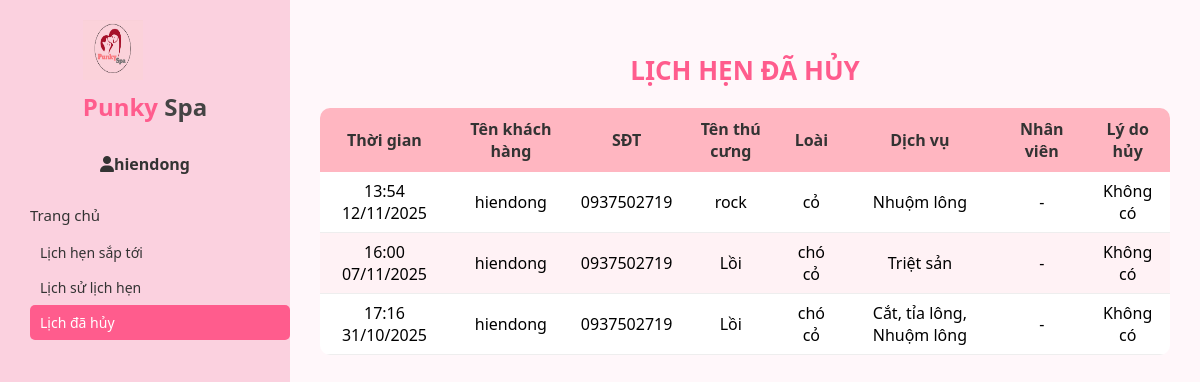
The app's page /lich-hen/da-huy/ (signed in), older data.
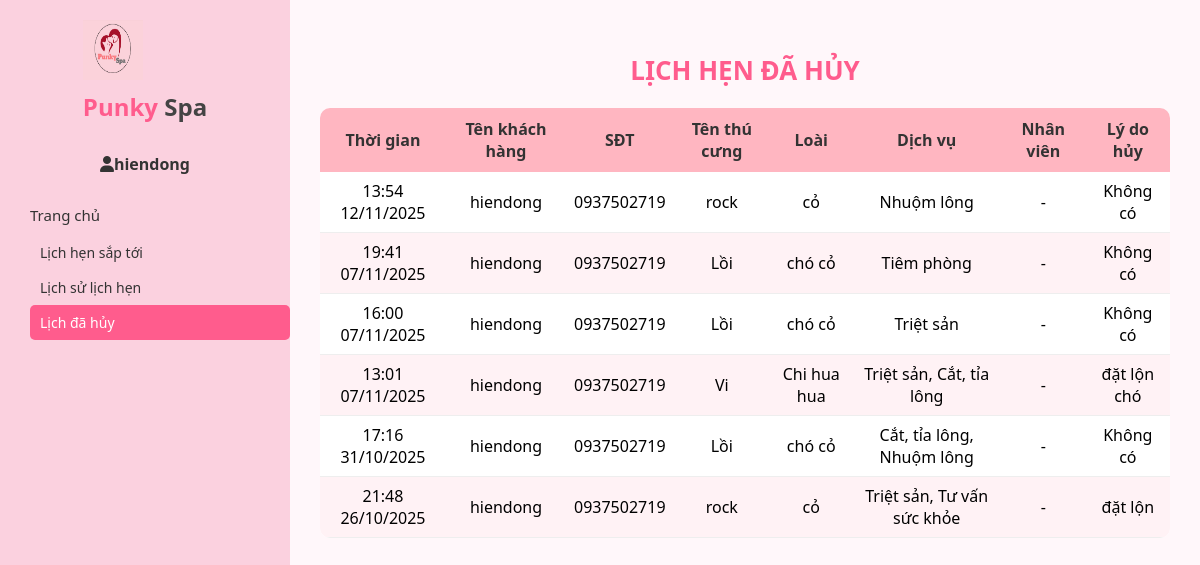
The same page, newer data.
### LichHen/models.py (models this page shows, shortened)
class LichHen(models.Model):
    phone_validator = RegexValidator(
        regex=r'^\d{10}$',
        message="Số điện thoại phải gồm đúng 10 chữ số."
    )
    TRANG_THAI_CHOICES = [
        ('sap_toi', 'Sắp tới'),
        ('hoan_thanh', 'Hoàn thành'),
        ('huy', 'Đã hủy'),
    ]
    khach_hang = models.ForeignKey(
        KhachHang,
        on_delete=models.CASCADE,
        help_text="Khách hàng đặt lịch hẹn."
    )
    thu_cung = models.ForeignKey(
        ThuCung,
        on_delete=models.CASCADE,
        help_text="Thú cưng được chăm sóc."
    )
    nhan_vien = models.ForeignKey(
        NhanVien,
        on_delete=models.SET_NULL,
        null=True, blank=True,
        help_text="Nhân viên phụ trách dịch vụ."
    )
    so_dien_thoai = models.CharField(
        max_length=10,
        validators=[phone_validator],
        blank=False,  # ❌ không được để trống
        null=False,  # ❌ không được null
        verbose_name="Số điện thoại"
    )
    thoi_gian = models.DateTimeField(help_text="Thời gian thực hiện dịch vụ.")
    ghi_chu = models.TextField(blank=True, help_text="Ghi chú đặc biệt của khách hàng.")
    trang_thai = models.CharField(max_length=20, choices=TRANG_THAI_CHOICES, default='sap_toi')
    ly_do_huy = models.TextField(blank=True, null=True)

class DV_LichHen(models.Model):
    lich_hen = models.ForeignKey(LichHen, on_delete=models.CASCADE)
    dich_vu = models.ForeignKey('DV.DichVu', on_delete=models.CASCADE)

### TK/models.py (models this page shows, shortened)
class KhachHang(models.Model):
    user = models.OneToOneField(User, on_delete=models.CASCADE, null=True, blank=True)
    ho_ten = models.CharField(max_length=100, blank=True)
    so_dien_thoai = models.CharField(max_length=15)
    dia_chi = models.CharField(max_length=255)
    gioi_tinh = models.CharField(max_length=1, choices=[('M', 'Nam'), ('F', 'Nữ')])
    ngay_sinh = models.DateField(null=True, blank=True)
    email = models.EmailField(max_length=255, blank=True)
    ngay_tham_gia = models.DateField(auto_now_add=True)

class ThuCung(models.Model):
    khach_hang = models.ForeignKey(KhachHang, on_delete=models.CASCADE)
    ten_thucung = models.CharField(max_length=100)
    loai = models.CharField(max_length=100)
    tuoi = models.IntegerField()
    can_nang = models.FloatField(null=True, blank=True)
    ghi_chu = models.TextField(blank=True)

### DV/models.py (models this page shows, shortened)
class DichVu(models.Model):
    ten_dich_vu = models.CharField(max_length=100, verbose_name="Tên dịch vụ")
    mo_ta = models.TextField(verbose_name="Mô tả", blank=True)
    gia = models.DecimalField(max_digits=10, decimal_places=2, verbose_name="Giá")
    hinh_anh = models.ImageField(upload_to="dichvu/", blank=True, null=True, verbose_name="Hình ảnh")

### LichHen/views.py (the view)
# urls.py: path('da-huy/', views.lich_da_huy, name='lich_da_huy'),
@login_required(login_url='/dangnhap/')
def lich_da_huy(request):
    khach_hang = KhachHang.objects.filter(user=request.user).first()
    lich_hens = LichHen.objects.filter(
        khach_hang=khach_hang,
        trang_thai='huy'
    ).order_by('-thoi_gian')
    return render(request, 'lichhen/lich_da_huy.html', {'lich_hens': lich_hens})

### TB/context_processors.py (called while the page is built)
def thong_bao_moi(request):
    thong_baos_moi = []
    if request.user.is_authenticated:
        thong_baos_moi = ThongBao.objects.filter(
            nguoi_nhan=request.user, da_doc=False
        ).order_by('-ngay_tao')[:5]
    return {'thong_baos_moi': thong_baos_moi}

### LichHen/templates/lichhen/lich_da_huy.html (shortened to what this page needs)
<!DOCTYPE html>
<html lang="vi">
<head>
    {% load static %}
  <link rel="stylesheet" href="{% static 'lichhen/style.css' %}">
  <link rel="stylesheet" href="https://cdnjs.cloudflare.com/ajax/libs/font-awesome/6.5.0/css/all.min.css">
</head>
<body>
<div class="container">
  <aside class="sidebar">
    <div class="logo">
      <img src="{% static 'trangchu/logo.png' %}" alt="Punky Spa">
      <h2><span class="pink">Punky</span> Spa</h2>
    </div>
    <div class="user-info">
      <i class="fa fa-user"></i>{{ request.user.username }}
    </div>
    <nav>
      <a href="{% url 'home' %}">Trang chủ</a>
      <div class="dropdown-content">
        <a href="{% url 'lich_hen_sap_toi' %}">Lịch hẹn sắp tới</a>
        <a href="{% url 'lich_su_lich_hen' %}">Lịch sử lịch hẹn</a>
        <a href="{% url 'lich_da_huy' %}" class="active">Lịch đã hủy</a>
      </div>
    </nav>
  </aside>
  <div class="main-content">
    <div class="header-row">
      <h2 style="color:#ff5c8d;"> Lịch hẹn đã hủy</h2>
    </div>
    <table class="schedule-table">
      <thead>
        <tr>
          <th>Thời gian</th>
          <th>Tên khách hàng</th>
          <th>SĐT</th>
          <th>Tên thú cưng</th>
          <th>Loài</th>
          <th>Dịch vụ</th>
          <th>Nhân viên</th>
          <th>Lý do hủy</th>
        </tr>
      </thead>
      <tbody>
        {% for lh in lich_hens %}
        <tr>
          <td>{{ lh.thoi_gian|date:"H:i d/m/Y" }}</td>
          <td>{{ lh.khach_hang.ho_ten }}</td>
          <td>{{ lh.so_dien_thoai }}</td>
          <td>{{ lh.thu_cung.ten_thucung }}</td>
          <td>{{ lh.thu_cung.loai }}</td>
          <td>
            {% for dv in lh.dv_lichhen_set.all %}
              {{ dv.dich_vu.ten_dich_vu }}{% if not forloop.last %}, {% endif %}
            {% endfor %}
          </td>
          <td>{{ lh.nhan_vien.user.get_full_name|default:"-" }}</td>
          <td>{{ lh.ly_do_huy|default:"Không có" }}</td>
        </tr>
        {% empty %}
        <tr><td colspan="8">Không có lịch hẹn bị hủy.</td></tr>
        {% endfor %}
      </tbody>
    </table>
  </div>
</div>
</body>
</html>

### LichHen/static/lichhen/style.css (style rules this page uses)
.main-content h2 { color: #ff5c8d; text-align: center; font-size: 26px; font-weight: 700; text-transform: uppercase; margin-bottom: 25px; display: flex; align-items: center; justify-content: center; gap: 10px; }
body { margin: 0; font-family: "Segoe UI", sans-serif; background-color: #fdeff4; }
.container { display: flex; height: 100vh; }
.sidebar { width: 250px; background-color: #fbd1df; padding: 20px; display: flex; flex-direction: column; align-items: center; }
.logo img { width: 60px; height: 60px; }
.logo h2 { color: #444; margin-top: 5px; }
.logo .pink { color: #ff5c8d; }
.user-info { margin-top: 10px; font-weight: bold; color: #333; }
nav { width: 100%; margin-top: 20px; }
nav a, .drop-btn { display: block; padding: 10px; border: none; background: none; text-align: left; width: 100%; cursor: pointer; font-size: 15px; color: #333; text-decoration: none; }
.dropdown-content { display: block; margin-left: 10px; }
.dropdown-content a { padding: 8px 10px; font-size: 14px; display: block; color: #333; }
.dropdown-content a.active { background-color: #ff5c8d; color: white; border-radius: 5px; }
.main-content { flex: 1; padding: 30px; background-color: #fff7fa; }
.main-content h2 { color: #ff5c8d; margin-bottom: 10px; }
.schedule-table { width: 100%; border-collapse: collapse; margin-top: 20px; background-color: white; border-radius: 10px; overflow: hidden; }
.schedule-table th { background-color: #ffb6c1; color: #333; padding: 10px; font-weight: bold; }
.schedule-table td { padding: 8px; text-align: center; border-bottom: 1px solid #eee; }
.schedule-table tr:nth-child(even) { background-color: #fff2f5; }

Row changes from the older to the newer data that the page shows:
added LichHen: thoi_gian "19:41 07/11/2025", khach_hang.ho_ten "hiendong", so_dien_thoai "0937502719", thu_cung.ten_thucung "Lồi", thu_cung.loai "chó cỏ", nhan_vien.user.get_full_name "-", ly_do_huy "Không có"
added DV_LichHen: dich_vu.ten_dich_vu "Tiêm phòng", shown under "19:41 07/11/2025"
added LichHen: thoi_gian "13:01 07/11/2025", khach_hang.ho_ten "hiendong", so_dien_thoai "0937502719", thu_cung.ten_thucung "Vi", thu_cung.loai "Chi hua hua", nhan_vien.user.get_full_name "-", ly_do_huy "đặt lộn chó"
added DV_LichHen: dich_vu.ten_dich_vu "Triệt sản", shown under "13:01 07/11/2025"
added DV_LichHen: dich_vu.ten_dich_vu "Cắt, tỉa lông", shown under "13:01 07/11/2025"
added LichHen: thoi_gian "21:48 26/10/2025", khach_hang.ho_ten "hiendong", so_dien_thoai "0937502719", thu_cung.ten_thucung "rock", thu_cung.loai "cỏ", nhan_vien.user.get_full_name "-", ly_do_huy "đặt lộn"
added DV_LichHen: dich_vu.ten_dich_vu "Triệt sản", shown under "21:48 26/10/2025"
added DV_LichHen: dich_vu.ten_dich_vu "Tư vấn sức khỏe", shown under "21:48 26/10/2025"
